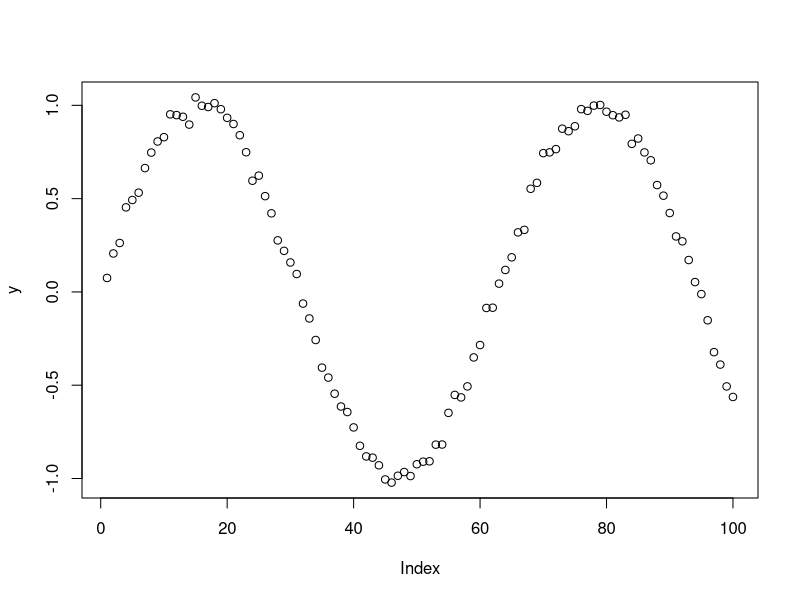

Recreate this plot in R. (Note: this script raises an error after producing the figure.)
## ---- chunk 1
    set.seed(1)
## ---- chunk 2
    x <- seq(1:100)
    x
## ---- chunk 3

# generate 100 random errors, with a normal distribution with a mean of 0 and a standard deviation of 0.22
e <- rnorm(100,mean=0,sd=(0.2)^2)
e

# idk if it should be 100


y = sin(x/10)+ e
plot(y)


## ---- chunk 4

customLowess <- function(x,y=NULL,f=2/3) {
  
  # take this out its just for now to test stuff 
  f=2/3
  
  
  #============get the span ===================
  # find the number of observations in your data
  n=length(x)
  
  # k is the number of closest neighours used for xi
  k.unrounded = f*n
  
  # do you need to round since it is used as an index later 
  # if so is it ceiling or floor? 
  k=round(k.unrounded)
  
  
  #==========compute the weights=============
  
    
  # xi is observation or point 
  # xj is the neighbour to xi
  # weight wj = for neighbour xj
  
  # create a vector to hold the fitted values to return 
  yfitted<- numeric(n)
  print("yfitted")
  print(yfitted)
  
  
  
  # ---------------loop through each observation------------------
  for (i in 1:n) {
    
    # create a vector to hold all the distances for a given observation 
    dist_vec <- numeric(n)
    print("dist_vec")
    print(dist_vec)
    
    # create vector to hold all the weights for a given observation 
    w <- numeric(n)
    print("w")
    print(w)
  
  #------------find the distances to all other observations--------
    print("starting distances loop")
    for (j in 1:n)
  {
      print("j")
      print(j)
    # find all the distances and sort it 
      # need to make it a vector
      dist_vec[j]<- abs(x[j]-x[i])
      print("dist_vec[j]")
      print(dist_vec[j])
    } 
    
    print("updated dist vec")
    print(dist_vec)
    
    #------------------- get dmax --------------------
    
    # find the kth distance to get dmax
    distances_sorted <- dist_vec |> sort() 
    dmax <- distances_sorted[k]
    print("dmax:")
    print(dmax)
    
    
    #---------- calculate the weights -------------------
    for (j in 1:n){
      print(j)
      
      # if the distance is more than dmax then the weight is just zero
      if (dist_vec[j]>= dmax)
        {
          w[j]=0
  # else the weight is calculated using the formula 
    } else{
      w[j] = (  1-  ( abs(x[j]-x[i]) / dmax )^3   )^3
    }
      
      print(w[j])

    }
    #==================== do the weighted regression ================
    # W = diagonal matrix with diagonal given by the weights
    W <- diag(w,n,n)
    W
    
    # X is the design matrix so there must be both observations and 1 
    X <- cbind(1,x)
    X
    
    # find the The optimal beta
    beta_hats = solve(t(X) %*% W %*% X) %*% t(X) %*% W %*% y
    beta_intercept = beta_hats[1,1] # extract the intercept from the beta_hats matrix
    beta_coefficent =beta_hats[2,1] # extract the speed coeffcient from the beta_hats matrix
    
    #======== return the predicted value=============
    yfitted[i] <- beta_intercept + beta_coefficent*x[i]

    
  } # this is the final one for each observation 
  
  return(yfitted)
 
} # this is the final one for the function
    


## ---- chunk 5
customLowess(x) 
## ---- chunk 6
R.lowess <- lowess(x,y,iter=0)
plot(R.lowess)
